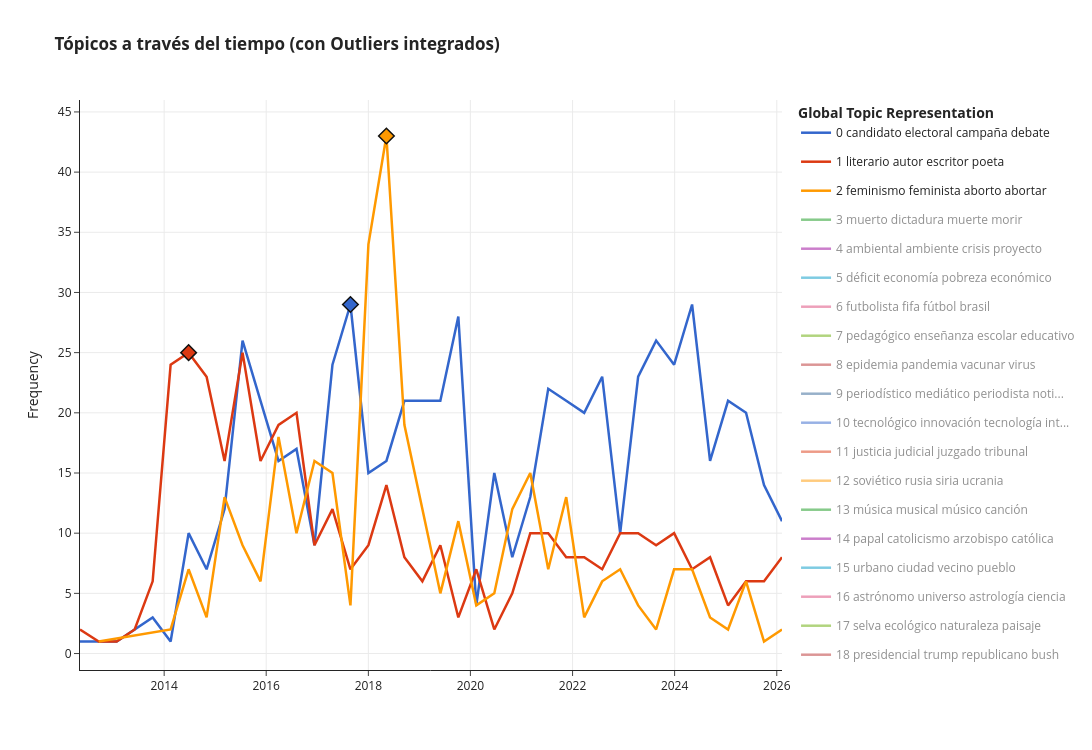

The cell this chart's notebook holds for it:
### Code cell
# ==============================================================================
# 3. RENDERIZADO DEL GRÁFICO PLOTLY
# ==============================================================================
TOP_N_TRAZAS_ACTIVAS = 3
timeline_dict = {(row["Topic"], row["Fecha"]): row for row in timeline_data}

fig = topic_model.visualize_topics_over_time(topics_over_time, topics=top_topics_ids)
colors = px.colors.qualitative.G10
rombos_picos = []

for i, t in enumerate(fig.data):
    c = colors[i % len(colors)]
    vis = True if i < TOP_N_TRAZAS_ACTIVAS else 'legendonly'
    
    raw_name = t.name
    try:
        topic_id = int(raw_name.split("_")[0])
    except (ValueError, IndexError):
        continue

    clean_name = raw_name.replace("_", " ")
    textos_hover_linea = []
    
    for x_val, y_val in zip(t.x, t.y):
        fecha_dt = pd.to_datetime(x_val)
        info_punto = timeline_dict.get((topic_id, fecha_dt))
        
        if info_punto and info_punto["Articulos"]:
            if info_punto["Es_Pico"]:
                detalles_hover = ""
                for n in info_punto["Articulos"]:
                    titulo = n["Titulo"][:39] + ("..." if len(n["Titulo"]) > 42 else "")
                    tagline_str = f"<br>&nbsp;&nbsp;&nbsp;&nbsp;<i>\"{n['Tagline'][:72]}...\"</i>" if n["Tagline"] and n["Tagline"].lower() != "nan" else ""
                    tag_str = f" <b>(#{n['Tag']})</b>" if n["Tag"] and n["Tag"].lower() != "nan" else ""
                    detalles_hover += f"<br>• <b>{titulo}</b>{tag_str}{tagline_str}"
                
                label_pico = "Máximo Histórico" if info_punto["Es_Maximo"] else "Pico Destacado"
                textos_hover_linea.append(
                    f"<br><b>[{label_pico}]</b><br><b>Artículos representativos:</b>{detalles_hover}"
                )
            else:
                tit = info_punto["Articulos"][0]["Titulo"]
                tit_corto = (tit[:45] + "...") if len(tit) > 48 else tit
                textos_hover_linea.append(f"<br>• <b>Nota del mes:</b> {tit_corto}")
        else:
            textos_hover_linea.append("")

        if info_punto and info_punto["Es_Maximo"]:
            detalles_rombo = ""
            for n in info_punto["Articulos"]:
                titulo = n["Titulo"][:39] + ("..." if len(n["Titulo"]) > 42 else "")
                tagline_str = f"<br>&nbsp;&nbsp;&nbsp;&nbsp;<i>\"{n['Tagline'][:72]}...\"</i>" if n["Tagline"] and n["Tagline"].lower() != "nan" else ""
                tag_str = f" <b>(#{n['Tag']})</b>" if n["Tag"] and n["Tag"].lower() != "nan" else ""
                detalles_rombo += f"<br>• <b>{titulo}</b>{tag_str}{tagline_str}"
                
            if not info_punto["Articulos"]:
                detalles_rombo = "<br>• Sin notas exactas en el período"

            rombos_picos.append(
                go.Scatter(
                    x=[fecha_dt], 
                    y=[info_punto["Frecuencia"]], 
                    mode="markers", 
                    showlegend=False, 
                    visible=vis, 
                    legendgroup=f"g{topic_id}",
                    marker=dict(size=12, color=c, symbol="diamond", line=dict(width=1.5, color="#111")),
                    hovertemplate=(
                        f"<b>Máximo Histórico: {clean_name}</b><br>"
                        "Fecha: %{x|%Y-%m}<br>"
                        "Frecuencia: %{y}<br>"
                        f"<b>Artículos representativos:</b>{detalles_rombo}"
                        "<extra></extra>"
                    )
                )
            )

    t.update(
        name=clean_name, 
        visible=vis, 
        legendgroup=f"g{topic_id}", 
        line=dict(color=c, width=2.5),
        customdata=textos_hover_linea,
        hovertemplate=(
            f"<b>{clean_name}</b><br>"
            "Fecha: %{x|%Y-%m}<br>"
            "Frecuencia: %{y}"
            "%{customdata}<extra></extra>"
        )
    )

fig.add_traces(rombos_picos)

fig.update_layout(
    title="<b>Tópicos a través del tiempo (con Outliers integrados)</b>", 
    plot_bgcolor='rgba(0,0,0,0)', 
    paper_bgcolor='#fff', 
    height=750, 
    hovermode="closest",
    hoverlabel=dict(bgcolor="white", font_size=16)
)
fig.update_yaxes(showgrid=True, gridcolor="#ebebeb")
fig.update_xaxes(showgrid=True, gridcolor="#ebebeb")
